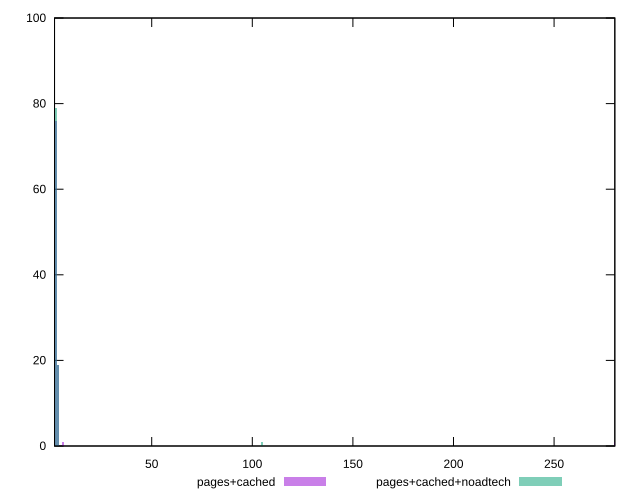

Write gnuplot code to recreate this figure.
reset

$pagesCached <<EOF
280.34281899061597 1
5.8162410578965975 1
2.326496423158639 76
3.489744634737958 19
1.1632482115793195 3
EOF

$pagesCachedNoadtech <<EOF
104.69233904213876 1
3.489744634737958 19
2.326496423158639 79
1.1632482115793195 1
EOF

set key outside below
set boxwidth 1.1632482115793195
set xrange [1.6969999999999998:280.19]
set yrange [0:100]
set trange [0:100]
set style fill transparent solid 0.5 noborder
set terminal svg size 640, 500 enhanced background rgb 'white'
set output "report_00026_2021-02-22T21:38:55.199Z/server-response-time/comparison/histogram/1_vs_2.svg"

plot $pagesCached title "pages+cached" with boxes, \
     $pagesCachedNoadtech title "pages+cached+noadtech" with boxes

reset
